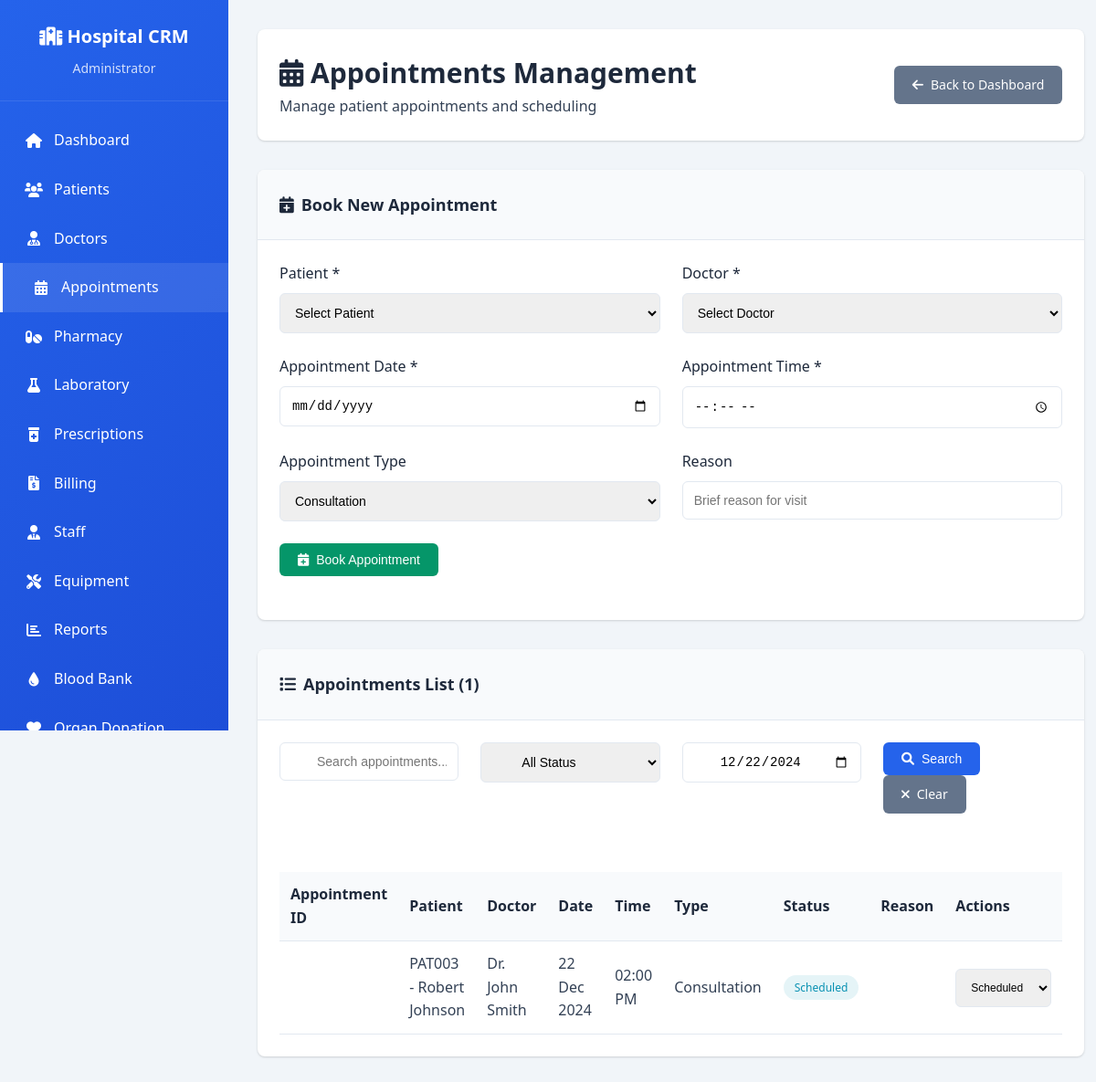
Page /appointments.php?date=2024-12-22 (signed in) on the committed database.
### tables this page shows
CREATE TABLE `appointments` (
  `id` int(11) NOT NULL AUTO_INCREMENT,
  `patient_id` int(11) NOT NULL,
  `doctor_id` int(11) NOT NULL,
  `appointment_date` date NOT NULL,
  `appointment_time` time NOT NULL,
  `appointment_type` enum('consultation','follow_up','emergency','routine_checkup') DEFAULT 'consultation',
  `status` enum('scheduled','completed','cancelled','no_show') DEFAULT 'scheduled',
  `notes` text DEFAULT NULL,
  `created_by` int(11) DEFAULT NULL,
  `created_at` timestamp NOT NULL DEFAULT current_timestamp(),
  `updated_at` timestamp NOT NULL DEFAULT current_timestamp() ON UPDATE current_timestamp(),
  PRIMARY KEY (`id`),
  KEY `patient_id` (`patient_id`),
  KEY `doctor_id` (`doctor_id`),
  KEY `appointment_date` (`appointment_date`),
  KEY `status` (`status`),
  KEY `created_by` (`created_by`),
  CONSTRAINT `appointments_ibfk_1` FOREIGN KEY (`patient_id`) REFERENCES `patients` (`id`),
  CONSTRAINT `appointments_ibfk_2` FOREIGN KEY (`doctor_id`) REFERENCES `doctors` (`id`),
  CONSTRAINT `appointments_ibfk_3` FOREIGN KEY (`created_by`) REFERENCES `users` (`id`) ON DELETE SET NULL
);

CREATE TABLE `patients` (
  `id` int(11) NOT NULL AUTO_INCREMENT,
  `patient_id` varchar(20) NOT NULL,
  `first_name` varchar(50) NOT NULL,
  `last_name` varchar(50) NOT NULL,
  `email` varchar(100) DEFAULT NULL,
  `phone` varchar(20) NOT NULL,
  `date_of_birth` date DEFAULT NULL,
  `gender` enum('male','female','other') NOT NULL,
  `blood_group` varchar(5) DEFAULT NULL,
  `address` text DEFAULT NULL,
  `emergency_contact_name` varchar(100) DEFAULT NULL,
  `emergency_contact_phone` varchar(20) DEFAULT NULL,
  `medical_history` text DEFAULT NULL,
  `allergies` text DEFAULT NULL,
  `is_active` tinyint(1) DEFAULT 1,
  `created_at` timestamp NOT NULL DEFAULT current_timestamp(),
  `updated_at` timestamp NOT NULL DEFAULT current_timestamp() ON UPDATE current_timestamp(),
  PRIMARY KEY (`id`),
  UNIQUE KEY `patient_id` (`patient_id`),
  KEY `email` (`email`),
  KEY `phone` (`phone`)
);

CREATE TABLE `doctors` (
  `id` int(11) NOT NULL AUTO_INCREMENT,
  `user_id` int(11) DEFAULT NULL,
  `doctor_name` varchar(100) NOT NULL,
  `specialization` varchar(100) NOT NULL,
  `qualification` varchar(200) NOT NULL,
  `experience_years` int(11) DEFAULT 0,
  `consultation_fee` decimal(10,2) DEFAULT 0.00,
  `phone` varchar(20) DEFAULT NULL,
  `email` varchar(100) DEFAULT NULL,
  `schedule` text DEFAULT NULL,
  `is_active` tinyint(1) DEFAULT 1,
  `created_at` timestamp NOT NULL DEFAULT current_timestamp(),
  `updated_at` timestamp NOT NULL DEFAULT current_timestamp() ON UPDATE current_timestamp(),
  PRIMARY KEY (`id`),
  KEY `user_id` (`user_id`),
  KEY `specialization` (`specialization`),
  CONSTRAINT `doctors_ibfk_1` FOREIGN KEY (`user_id`) REFERENCES `users` (`id`) ON DELETE SET NULL
);

### config/database.php (called while the page is built, shortened)
<?php
class Database {
    private $connection;
    public function __construct() {
        try {
            $dsn = "mysql:host=" . DB_HOST . ";dbname=" . DB_NAME . ";charset=" . DB_CHARSET;
            $this->connection = new PDO($dsn, DB_USERNAME, DB_PASSWORD);
            $this->connection->setAttribute(PDO::ATTR_ERRMODE, PDO::ERRMODE_EXCEPTION);
            $this->connection->setAttribute(PDO::ATTR_DEFAULT_FETCH_MODE, PDO::FETCH_ASSOC);
        } catch(PDOException $e) {
            die("Database connection failed: " . $e->getMessage());
        }
    }
    public function query($sql, $params = []) {
        try {
            $stmt = $this->connection->prepare($sql);
            $stmt->execute($params);
            return $stmt;
        } catch(PDOException $e) {
            throw new Exception("Query failed: " . $e->getMessage());
        }
    }
}
?>

### appointments.php (the view, shortened to what this page needs)
<?php
require_once 'config/database.php';
$user_role = $_SESSION['role'];
$db = new Database();
$search = $_GET['search'] ?? '';
$date_filter = $_GET['date'] ?? '';
$page = max(1, intval($_GET['page'] ?? 1));
$limit = 10;
$offset = ($page - 1) * $limit;
$appointments_query = "
    SELECT a.*,
           p.first_name as patient_first_name, p.last_name as patient_last_name, p.patient_id,
           d.doctor_name
    FROM appointments a
    LEFT JOIN patients p ON a.patient_id = p.id
    LEFT JOIN doctors d ON a.doctor_id = d.id
    WHERE 1=1";
$count_query = "
    SELECT COUNT(*) as count
    FROM appointments a
    LEFT JOIN patients p ON a.patient_id = p.id
    LEFT JOIN doctors d ON a.doctor_id = d.id
    WHERE 1=1";
$params = [];
if (!empty($date_filter)) {
    $appointments_query .= " AND DATE(a.appointment_date) = ?";
    $count_query .= " AND DATE(a.appointment_date) = ?";
    $params[] = $date_filter;
}
$total_appointments = $db->query($count_query, $params)->fetch()['count'];
$appointments_query .= " ORDER BY a.appointment_date DESC, a.appointment_time DESC LIMIT $limit OFFSET $offset";
$appointments = $db->query($appointments_query, $params)->fetchAll();
?>
<!DOCTYPE html>
<html lang="en">
<head>
    <link rel="stylesheet" href="https://cdnjs.cloudflare.com/ajax/libs/font-awesome/6.0.0/css/all.min.css">
</head>
<body>
    <div class="dashboard-container">
        <aside class="sidebar">
            <div class="sidebar-header">
                <h2><i class="fas fa-hospital"></i> Hospital CRM</h2>
                <p><?php echo htmlspecialchars($_SESSION['role_display']); ?></p>
            </div>
            <ul class="sidebar-menu">
                <li><a href="dashboard.php"><i class="fas fa-home"></i> Dashboard</a></li>
                <li><a href="patients.php"><i class="fas fa-users"></i> Patients</a></li>
                <li><a href="doctors.php"><i class="fas fa-user-md"></i> Doctors</a></li>
                <li><a href="appointments.php" class="active"><i class="fas fa-calendar-alt"></i> Appointments</a></li>
                <li><a href="pharmacy.php"><i class="fas fa-pills"></i> Pharmacy</a></li>
                <li><a href="laboratory.php"><i class="fas fa-flask"></i> Laboratory</a></li>
                <li><a href="prescriptions.php"><i class="fas fa-prescription-bottle-alt"></i> Prescriptions</a></li>
                <li><a href="billing.php"><i class="fas fa-file-invoice-dollar"></i> Billing</a></li>
                <li><a href="staff.php"><i class="fas fa-user-tie"></i> Staff</a></li>
                <li><a href="equipment.php"><i class="fas fa-tools"></i> Equipment</a></li>
                <li><a href="reports.php"><i class="fas fa-chart-bar"></i> Reports</a></li>
                <li><a href="blood-bank.php"><i class="fas fa-tint"></i> Blood Bank</a></li>
                <li><a href="organ-donation.php"><i class="fas fa-heart"></i> Organ Donation</a></li>
            </ul>
        </aside>
        <main class="main-content">
            <div class="header">
                <div>
                    <h1><i class="fas fa-calendar-alt"></i> Appointments Management</h1>
                    <p>Manage patient appointments and scheduling</p>
                </div>
                <div class="header-actions">
                    <a href="dashboard.php" class="btn btn-secondary">
                        <i class="fas fa-arrow-left"></i> Back to Dashboard
                    </a>
                </div>
            </div>
            <?php if (in_array($user_role, ['admin', 'receptionist'])): ?>
            <div class="card">
                <div class="card-header">
                    <h3><i class="fas fa-calendar-plus"></i> Book New Appointment</h3>
                </div>
                <div class="card-body">
                    <form method="POST">
                        <div class="grid grid-2">
                            <div class="form-group">
                                <label for="patient_id">Patient *</label>
                                <select id="patient_id" name="patient_id" class="form-control" required>
                                    <option value="">Select Patient</option>
                                </select>
                            </div>
                            <div class="form-group">
                                <label for="doctor_id">Doctor *</label>
                                <select id="doctor_id" name="doctor_id" class="form-control" required>
                                    <option value="">Select Doctor</option>
                                </select>
                            </div>
                        </div>
                        <div class="grid grid-2">
                            <div class="form-group">
                                <label for="appointment_date">Appointment Date *</label>
                                <input type="date" id="appointment_date" name="appointment_date" class="form-control" required min="<?php echo date('Y-m-d'); ?>">
                            </div>
                            <div class="form-group">
                                <label for="appointment_time">Appointment Time *</label>
                                <input type="time" id="appointment_time" name="appointment_time" class="form-control" required>
                            </div>
                        </div>
                        <div class="grid grid-2">
                            <div class="form-group">
                                <label for="appointment_type">Appointment Type</label>
                                <select id="appointment_type" name="appointment_type" class="form-control">
                                    <option value="consultation">Consultation</option>
                                </select>
                            </div>
                            <div class="form-group">
                                <label for="reason">Reason</label>
                                <input type="text" id="reason" name="reason" class="form-control" placeholder="Brief reason for visit">
                            </div>
                        </div>
                        <div class="form-group">
                            <button type="submit" class="btn btn-success">
                                <i class="fas fa-calendar-plus"></i> Book Appointment
                            </button>
                        </div>
                    </form>
                </div>
            </div>
            <?php endif; ?>
            <div class="card">
                <div class="card-header">
                    <h3><i class="fas fa-list"></i> Appointments List (<?php echo $total_appointments; ?>)</h3>
                </div>
                <div class="card-body">
                    <div class="search-box">
                        <form method="GET">
                            <div class="grid grid-4">
                                <div class="form-group">
                                    <input type="text" name="search" placeholder="Search appointments..." class="form-control"
                                           value="<?php echo htmlspecialchars($search); ?>">
                                </div>
                                <div class="form-group">
                                    <select name="status" class="form-control">
                                        <option value="">All Status</option>
                                    </select>
                                </div>
                                <div class="form-group">
                                    <input type="date" name="date" class="form-control" value="<?php echo htmlspecialchars($date_filter); ?>">
                                </div>
                                <div class="form-group">
                                    <button type="submit" class="btn btn-primary">
                                        <i class="fas fa-search"></i> Search
                                    </button>
                                    <a href="appointments.php" class="btn btn-secondary">
                                        <i class="fas fa-times"></i> Clear
                                    </a>
                                </div>
                            </div>
                        </form>
                    </div>
                    <?php if (empty($appointments)): ?>
                        <p class="text-muted text-center">No appointments found.</p>
                    <?php else: ?>
                        <div style="overflow-x: auto;">
                            <table class="table">
                                <thead>
                                    <tr>
                                        <th>Appointment ID</th>
                                        <th>Patient</th>
                                        <th>Doctor</th>
                                        <th>Date</th>
                                        <th>Time</th>
                                        <th>Type</th>
                                        <th>Status</th>
                                        <th>Reason</th>
                                        <?php if (in_array($user_role, ['admin', 'doctor', 'receptionist'])): ?>
                                            <th>Actions</th>
                                        <?php endif; ?>
                                    </tr>
                                </thead>
                                <tbody>
                                    <?php foreach ($appointments as $appointment): ?>
                                        <tr>
                                            <td><?php echo htmlspecialchars($appointment['appointment_id']); ?></td>
                                            <td>
                                                <?php echo htmlspecialchars($appointment['patient_id'] . ' - ' . $appointment['patient_first_name'] . ' ' . $appointment['patient_last_name']); ?>
                                            </td>
                                            <td><?php echo htmlspecialchars($appointment['doctor_name']); ?></td>
                                            <td><?php echo date('d M Y', strtotime($appointment['appointment_date'])); ?></td>
                                            <td><?php echo date('h:i A', strtotime($appointment['appointment_time'])); ?></td>
                                            <td><?php echo htmlspecialchars(ucfirst(str_replace('_', ' ', $appointment['appointment_type']))); ?></td>
                                            <td>
                                                <span class="badge badge-<?php
                                                    echo $appointment['status'] == 'scheduled' ? 'info' :
                                                        ($appointment['status'] == 'completed' ? 'success' :
                                                        ($appointment['status'] == 'cancelled' ? 'danger' : 'warning'));
                                                ?>">
                                                    <?php echo htmlspecialchars(ucfirst($appointment['status'])); ?>
                                                </span>
                                            </td>
                                            <td><?php echo htmlspecialchars($appointment['reason']); ?></td>
                                            <?php if (in_array($user_role, ['admin', 'doctor', 'receptionist'])): ?>
                                                <td>
                                                    <form method="POST" style="display: inline;">
                                                        <select name="status" class="form-control" style="width: auto; display: inline-block; font-size: 12px;" onchange="this.form.submit()">
                                                            <option value="scheduled" <?php echo $appointment['status'] == 'scheduled' ? 'selected' : ''; ?>>Scheduled</option>
                                                        </select>
                                                    </form>
                                                </td>
                                            <?php endif; ?>
                                        </tr>
                                    <?php endforeach; ?>
                                </tbody>
                            </table>
                        </div>
                    <?php endif; ?>
                </div>
            </div>
        </main>
    </div>
</body>
</html>

### rows in the picture
appointments: patient.last_name "PAT003 - Robert Johnson", doctor.doctor_name "Dr. John Smith", appointment_date "22 Dec 2024", appointment_time "02:00 PM", appointment_type "Consultation", status "Scheduled"

### other values in the picture
$_SESSION['role_display'] "Administrator"
$total_appointments "1"
